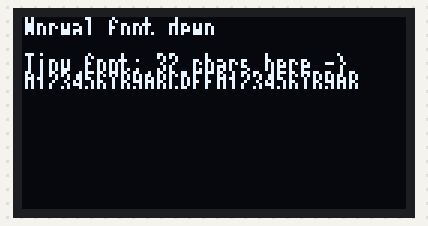
Recording of a program running on a simulated ESP32 board running MicroPython. Parts: 128×64 one-colour display. Library files of the repository ran but are not shown: ssd1306.py; what the program prints to the serial console is not drawn. At 0.1 s the program stops and its outputs stay as they are.

Above: at 0.2 s.

The program:

driver.py
```python
class MethodWrapper:
    def __init__(self, func):
        self.func = func

     # NEW: make the wrapper itself callable
    def __call__(self, *args, **kwargs):
        return self.func(*args, **kwargs)

    def __getitem__(self, args):
        if isinstance(args, (list, tuple)):
            return self.func(*args)  # Unpack!
        else:
            return self.func(args)


# oled_wrapper.py  ──────────────────────────────────────────────────────
from .ssd1306 import SSD1306_I2C as _Base       # official MicroPython driver
from machine   import I2C, Pin
import framebuf

class OLED(_Base):
    """SSD1306 128×64 OLED wrapper with normal & tiny fonts."""

    # ───────────────── constructor (no args) ──────────────────────────
    def __init__(self):
        i2c = I2C(0, scl=Pin(22), sda=Pin(21))        # edit pins if needed
        super().__init__(128, 64, i2c, addr=0x3C, external_vcc=False)

        # temp 8×8 buffer for downsizing characters to 4×6
        self._tmp_buf = bytearray(8)                  # 8×8 / 8 = 8 bytes
        self._tmp_fb  = framebuf.FrameBuffer1(self._tmp_buf, 8, 8)
        self.reserveMap = {}
        self.counter = 0

    def __getitem__(self, key):
        method = getattr(self, key)
        return MethodWrapper(method)

    # ───────────────── low-level proxies ──────────────────────────────
    def fill_rect(self, x, y, w, h, col):
        self.framebuf.fill_rect(x, y, w, h, col)

    def clear(self):
        """Clear entire display and refresh."""
        self.fill(0)
        self.show()


    # ───────────────── tiny-font renderer ─────────────────────────────
    def _draw_char_tiny(self, ch, x, y, col=1):
        """Render a single character at (x,y) in 4×6 pixels."""
        self._tmp_fb.fill(0)
        self._tmp_fb.text(ch, 0, 0, col)          # draw 8×8 glyph
        # down-sample: take every 2nd column, first 6 rows
        for yy in range(6):
            for xx in range(4):
                if self._tmp_fb.pixel(xx * 2, yy):
                    self.pixel(x + xx, y + yy, col)

    # ───────────────── high-level helpers ─────────────────────────────
    def write_line(self, text, row, *, clear_line=True, col=1, tiny=True):
        """
        Write `text` on ROW.
        tiny=False → normal 8×8 font (16 chars / row, 8-px tall rows)
        tiny=True  → tiny 4×6 font (32 chars / row, 6-px tall rows)
        """
        char_w, char_h = (4, 6) if tiny else (8, 8)
        max_rows = self.height // char_h
        if not 0 <= row < max_rows:
            raise ValueError(f"row must be 0–{max_rows-1}")
        y = row * char_h

        if clear_line:
            self.fill_rect(0, y, self.width, char_h, 0)

        if tiny:
            for i, ch in enumerate(text[: self.width // char_w]):
                self._draw_char_tiny(ch, i * char_w, y, col)
        else:
            self.text(text[: self.width // char_w], 0, y, col)

        self.show()

    def write(self, text, row=0, *, col=1, tiny=True):
        """Clear screen, then write `text` on `row` with chosen font size."""
        #self.clear()
        parts = text.split(",")
        print('this is text')
        print('this is parts : ', parts)
        print('this is reserve map: ', self.reserveMap)
        if(parts[0] in self.reserveMap):
            self.write_line(text, self.reserveMap[parts[0]] , clear_line=False, col=col, tiny=tiny)
        else:
            self.reserveMap[parts[0]] = self.counter
            self.counter = self.counter + 1
            self.write_line(text, self.reserveMap[parts[0]] , clear_line=False, col=col, tiny=tiny)
        if(self.counter > 6):
            self.reserveMap.clear()
            self.clear()


# ───────────────── quick demo ─────────────────────────────────────────
if __name__ == "__main__":
    oled = OLED()

    oled.write("Normal font demo", row=0)          # 8×8 font (16 chars)
    oled.write_line("Tiny font: 32 chars here ->", 2, tiny=True)
    oled.write_line("0123456789ABCDEF0123456789AB", 3, tiny=True)
```
